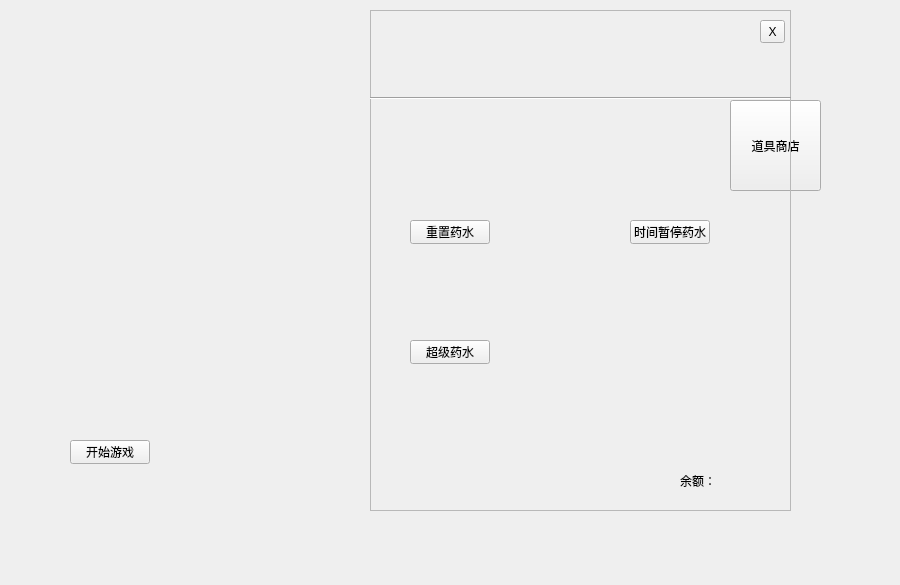
<?xml version="1.0" encoding="UTF-8"?>
<ui version="4.0">
 <class>StartScreen</class>
 <widget class="QWidget" name="StartScreen">
  <property name="geometry">
   <rect>
    <x>0</x>
    <y>0</y>
    <width>900</width>
    <height>585</height>
   </rect>
  </property>
  <property name="windowTitle">
   <string>Form</string>
  </property>
  <widget class="QPushButton" name="pushButton">
   <property name="geometry">
    <rect>
     <x>730</x>
     <y>100</y>
     <width>91</width>
     <height>91</height>
    </rect>
   </property>
   <property name="text">
    <string>道具商店</string>
   </property>
  </widget>
  <widget class="QFrame" name="frame">
   <property name="geometry">
    <rect>
     <x>370</x>
     <y>10</y>
     <width>421</width>
     <height>501</height>
    </rect>
   </property>
   <property name="cursor">
    <cursorShape>OpenHandCursor</cursorShape>
   </property>
   <property name="mouseTracking">
    <bool>false</bool>
   </property>
   <property name="frameShape">
    <enum>QFrame::Shape::StyledPanel</enum>
   </property>
   <property name="frameShadow">
    <enum>QFrame::Shadow::Sunken</enum>
   </property>
   <widget class="QToolButton" name="toolButton">
    <property name="geometry">
     <rect>
      <x>390</x>
      <y>10</y>
      <width>25</width>
      <height>23</height>
     </rect>
    </property>
    <property name="text">
     <string>X</string>
    </property>
   </widget>
   <widget class="Line" name="line">
    <property name="geometry">
     <rect>
      <x>0</x>
      <y>80</y>
      <width>421</width>
      <height>16</height>
     </rect>
    </property>
    <property name="orientation">
     <enum>Qt::Orientation::Horizontal</enum>
    </property>
   </widget>
   <widget class="QToolButton" name="toolButton_3">
    <property name="geometry">
     <rect>
      <x>40</x>
      <y>210</y>
      <width>80</width>
      <height>24</height>
     </rect>
    </property>
    <property name="text">
     <string>重置药水</string>
    </property>
   </widget>
   <widget class="QToolButton" name="toolButton_4">
    <property name="geometry">
     <rect>
      <x>260</x>
      <y>210</y>
      <width>80</width>
      <height>24</height>
     </rect>
    </property>
    <property name="text">
     <string>时间暂停药水</string>
    </property>
   </widget>
   <widget class="QToolButton" name="toolButton_5">
    <property name="geometry">
     <rect>
      <x>40</x>
      <y>330</y>
      <width>80</width>
      <height>24</height>
     </rect>
    </property>
    <property name="text">
     <string>超级药水</string>
    </property>
   </widget>
   <widget class="QLabel" name="label">
    <property name="geometry">
     <rect>
      <x>50</x>
      <y>120</y>
      <width>61</width>
      <height>61</height>
     </rect>
    </property>
    <property name="styleSheet">
     <string notr="true">background-image: url(:/new/prefix1/image/3.1.jpg);</string>
    </property>
    <property name="text">
     <string/>
    </property>
   </widget>
   <widget class="QLabel" name="label_2">
    <property name="geometry">
     <rect>
      <x>270</x>
      <y>130</y>
      <width>61</width>
      <height>61</height>
     </rect>
    </property>
    <property name="styleSheet">
     <string notr="true">background-image: url(:/new/prefix1/image/3.2.jpg);</string>
    </property>
    <property name="text">
     <string/>
    </property>
   </widget>
   <widget class="QLabel" name="label_3">
    <property name="geometry">
     <rect>
      <x>50</x>
      <y>260</y>
      <width>61</width>
      <height>61</height>
     </rect>
    </property>
    <property name="styleSheet">
     <string notr="true">background-image: url(:/new/prefix1/image/3.3.jpg);</string>
    </property>
    <property name="text">
     <string/>
    </property>
   </widget>
   <widget class="QLabel" name="label_4">
    <property name="geometry">
     <rect>
      <x>310</x>
      <y>460</y>
      <width>91</width>
      <height>21</height>
     </rect>
    </property>
    <property name="text">
     <string>余额：</string>
    </property>
   </widget>
   <zorder>toolButton</zorder>
   <zorder>line</zorder>
   <zorder>label</zorder>
   <zorder>toolButton_3</zorder>
   <zorder>label_3</zorder>
   <zorder>toolButton_5</zorder>
   <zorder>label_2</zorder>
   <zorder>toolButton_4</zorder>
   <zorder>label_4</zorder>
  </widget>
  <widget class="QPushButton" name="pushButton_2">
   <property name="geometry">
    <rect>
     <x>70</x>
     <y>440</y>
     <width>80</width>
     <height>24</height>
    </rect>
   </property>
   <property name="text">
    <string>开始游戏</string>
   </property>
  </widget>
 </widget>
 <resources/>
 <connections>
  <connection>
   <sender>pushButton</sender>
   <signal>clicked()</signal>
   <receiver>frame</receiver>
   <slot>show()</slot>
   <hints>
    <hint type="sourcelabel">
     <x>775</x>
     <y>146</y>
    </hint>
    <hint type="destinationlabel">
     <x>490</x>
     <y>281</y>
    </hint>
   </hints>
  </connection>
  <connection>
   <sender>toolButton</sender>
   <signal>clicked()</signal>
   <receiver>frame</receiver>
   <slot>close()</slot>
   <hints>
    <hint type="sourcelabel">
     <x>682</x>
     <y>52</y>
    </hint>
    <hint type="destinationlabel">
     <x>490</x>
     <y>281</y>
    </hint>
   </hints>
  </connection>
 </connections>
</ui>
